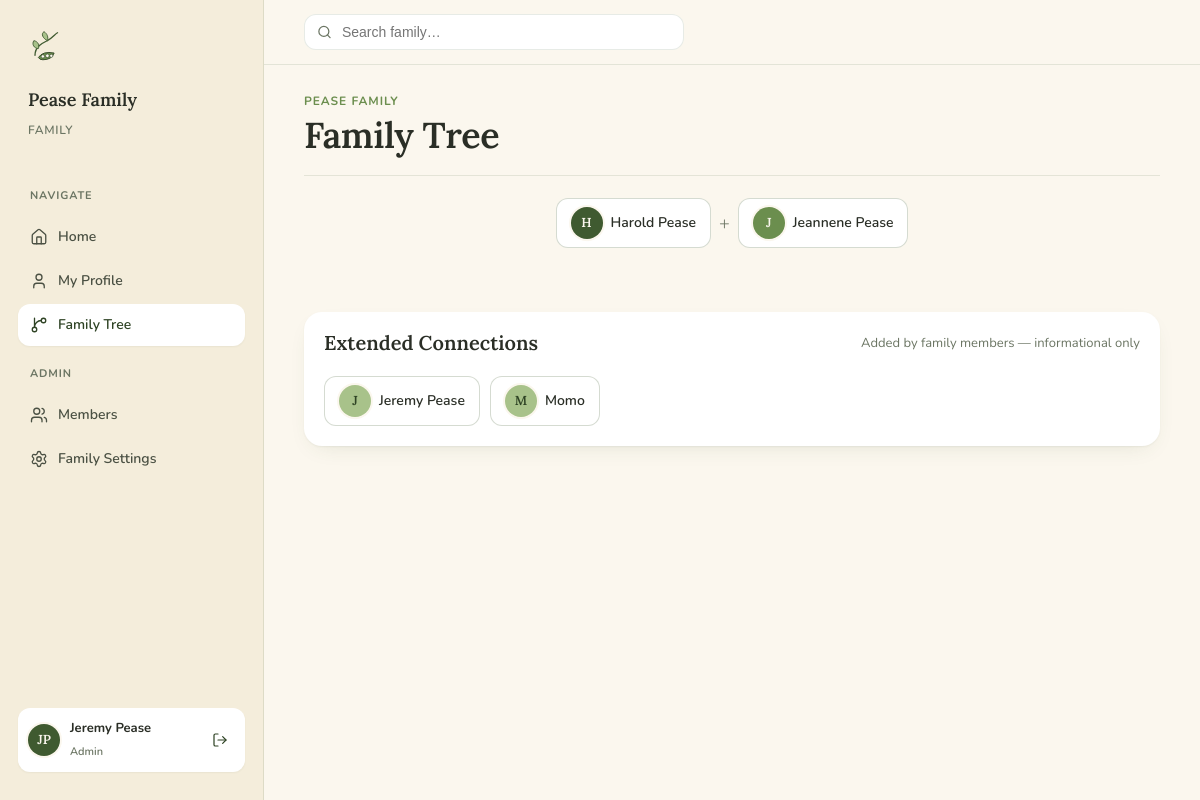
The app's page /family/tree (signed in) with its own data.
### app/models.py (models this page shows, shortened)
class Family(db.Model):
    __tablename__ = 'families'
    id = db.Column(db.Integer, primary_key=True)
    name = db.Column(db.String(100), nullable=False)
    created_at = db.Column(db.DateTime, default=datetime.utcnow)
    patriarch_id = db.Column(db.Integer, db.ForeignKey('people.id'), nullable=True)
    matriarch_id = db.Column(db.Integer, db.ForeignKey('people.id'), nullable=True)
    people = db.relationship('Person', back_populates='family', foreign_keys='Person.family_id')
    users = db.relationship('User', back_populates='family', foreign_keys='User.family_id')
    patriarch = db.relationship('Person', foreign_keys=[patriarch_id])
    matriarch = db.relationship('Person', foreign_keys=[matriarch_id])

class User(UserMixin, db.Model):
    __tablename__ = 'users'
    id = db.Column(db.Integer, primary_key=True)
    family_id = db.Column(db.Integer, db.ForeignKey('families.id'), nullable=False)
    email = db.Column(db.String(120), unique=True, nullable=False)
    password_hash = db.Column(db.String(256), nullable=False)
    first_name = db.Column(db.String(50), nullable=False)
    last_name = db.Column(db.String(50), nullable=False)
    phone = db.Column(db.String(20))
    email_verified = db.Column(db.Boolean, default=False)
    verification_token = db.Column(db.String(100))
    verification_token_expiry = db.Column(db.DateTime)
    status = db.Column(db.String(20), default='pending')  # pending/approved/rejected/invited
    approved_by_id = db.Column(db.Integer, db.ForeignKey('users.id'))
    approved_date = db.Column(db.Date)
    is_admin = db.Column(db.Boolean, default=False)
    is_delegate = db.Column(db.Boolean, default=False)
    person_id = db.Column(db.Integer, db.ForeignKey('people.id'))
    person = db.relationship('Person', back_populates='user')
    family = db.relationship('Family', back_populates='users')
    invitation_token = db.Column(db.String(100))
    invitation_token_expiry = db.Column(db.DateTime)
    invited_by_id = db.Column(db.Integer, db.ForeignKey('users.id'))
    reset_token = db.Column(db.String(100))
    reset_token_expiry = db.Column(db.DateTime)
    def get_full_name(self):
        return f"{self.first_name} {self.last_name}"

class Person(db.Model):
    __tablename__ = 'people'
    id = db.Column(db.Integer, primary_key=True)
    family_id = db.Column(db.Integer, db.ForeignKey('families.id'), nullable=False)
    name = db.Column(db.String(100), nullable=False)
    gender = db.Column(db.String(10))
    birthday = db.Column(db.Date)
    nickname = db.Column(db.String(50))
    birthplace = db.Column(db.String(100))
    maiden_name = db.Column(db.String(100))
    deathday = db.Column(db.Date)
    deathplace = db.Column(db.String(100))
    occupation = db.Column(db.String(100))
    email = db.Column(db.String(120))
    phone = db.Column(db.String(20))
    photo_path = db.Column(db.String(200))
    notes = db.Column(db.Text)
    family = db.relationship('Family', back_populates='people', foreign_keys='Person.family_id')
    children = db.relationship(
        'Person',
        secondary=parent_child,
        primaryjoin=id == parent_child.c.parent_id,
        secondaryjoin=id == parent_child.c.child_id,
        backref='parents'
    )
    user = db.relationship('User', back_populates='person', uselist=False)
    def get_display_name(self):
        return self.nickname if self.nickname else self.name

### app/routes.py (the view)
@main.route('/family/tree')
@login_required
def family_tree():
    family = current_user.family
    patriarch = family.patriarch
    matriarch = family.matriarch
    if not patriarch and not matriarch:
        flash('Set a founding couple in Family Settings first.', 'info')
        return redirect(url_for('main.index'))
    visited = set()
    if patriarch:
        visited.add(patriarch.id)
    if matriarch:
        visited.add(matriarch.id)
    all_root_children = list(patriarch.children if patriarch else [])
    if matriarch:
        for c in matriarch.children:
            if c not in all_root_children:
                all_root_children.append(c)
    all_root_children = [c for c in all_root_children if c.family_id == current_user.family_id]
    all_root_children.sort(key=lambda c: c.birthday or date.max)
    tree = {
        "person": patriarch or matriarch,
        "spouse": matriarch if patriarch else None,
        "children": [n for c in all_root_children if (n := build_tree_node(c, current_user.family_id, visited))]
    }
    core_ids = get_core_ids(tree)
    all_people = Person.query.filter_by(family_id=current_user.family_id).all()
    extended = [p for p in all_people if p.id not in core_ids]
    return render_template('family_tree.html', tree=tree, extended=extended, family=family)

### app/models.py (called while the page is built)
@login_manager.user_loader
def load_user(user_id):
    return db.session.get(User, int(user_id))

### app/routes.py (called while the page is built)
def get_core_ids(node):
    if not node:
        return set()
    ids = {node['person'].id}
    if node['spouse']:
        ids.add(node['spouse'].id)
    for child in node['children']:
        ids |= get_core_ids(child)
    return ids

### app/templates/family_tree.html (shortened to what this page needs)
{% extends "base.html" %}
{% block content %}
<div class="page-head">
    <div>
        <div class="eyebrow">{{ family.name }}</div>
        <h1>Family Tree</h1>
    </div>
</div>
{% macro render_node(node) %}
<div class="tree-branch">
    <div class="tree-couple">
        <a href="/person/{{ node.person.id }}" class="tree-card">
            <div class="av av-sm" style="background:var(--vine);">{{ node.person.name[0] }}</div>
            <span>{{ node.person.get_display_name() }}</span>
        </a>
        {% if node.spouse %}
        <span class="tree-connector">+</span>
        <a href="/person/{{ node.spouse.id }}" class="tree-card">
            <div class="av av-sm" style="background:var(--pea);">{{ node.spouse.name[0] }}</div>
            <span>{{ node.spouse.get_display_name() }}</span>
        </a>
        {% endif %}
    </div>
</div>
{% endmacro %}
<div class="tree-wrap">
    {% if tree %}
    {{ render_node(tree) }}
    {% else %}
    <div class="card" style="max-width:480px;">
        <p style="color:var(--text-muted);">No tree data available. Set a founding couple in
            <a href="/admin/family">Family Settings</a> to get started.
        </p>
    </div>
    {% endif %}
</div>
{% if extended %}
<div class="card" style="margin-top: 40px;">
    <div class="card-header">
        <h3>Extended Connections</h3>
        <span style="font-size:13px;color:var(--text-muted);">Added by family members — informational only</span>
    </div>
    <div style="display:flex;flex-wrap:wrap;gap:10px;padding-top:4px;">
        {% for person in extended %}
        <a href="/person/{{ person.id }}" class="tree-card">
            <div class="av av-sm" style="background:var(--sprout);color:var(--vine-deep);">{{ person.name[0] }}</div>
            <span>{{ person.get_display_name() }}</span>
        </a>
        {% endfor %}
    </div>
</div>
{% endif %}
{% endblock %}

### app/templates/base.html (shortened to what this page needs)
<!DOCTYPE html>
<html lang="en">
<head>
    <link rel="stylesheet" href="{{ url_for('static', filename='css/peavines.css') }}">
</head>
<body>
{% if current_user.is_authenticated %}
<div class="shell">
    <aside class="sidebar">
        <div class="brand">
            <img src="{{ url_for('static', filename='assets/peavines-mark.svg') }}" alt="Peavines">
        </div>
        <div class="family-name">{{ current_user.family.name }}</div>
        <div class="family-meta">Family</div>
        <nav class="nav">
            <div class="nav-section">Navigate</div>
            <a href="/" {% if request.path == '/' %}class="active"{% endif %}>
                <i data-lucide="home"></i> Home
            </a>
            <a href="/profile" {% if request.path == '/profile' %}class="active"{% endif %}>
                <i data-lucide="user"></i> My Profile
            </a>
            <a href="/family/tree" {% if request.path == '/family/tree' %}class="active"{% endif %}>
                <i data-lucide="git-branch"></i> Family Tree
            </a>
            {% if current_user.is_admin %}
            <div class="nav-section">Admin</div>
            <a href="/admin/users" {% if request.path.startswith('/admin') and request.path != '/admin/family' %}class="active"{% endif %}>
                <i data-lucide="users"></i> Members
            </a>
            <a href="/admin/family" {% if request.path == '/admin/family' %}class="active"{% endif %}>
                <i data-lucide="settings"></i> Family Settings
            </a>
            {% endif %}
        </nav>
        <div class="user-chip">
            <div class="av av-sm" style="background: var(--vine);">{{ current_user.first_name[0] }}{{ current_user.last_name[0] }}</div>
            <div>
                <div class="name">{{ current_user.get_full_name() }}</div>
                <div class="role">{% if current_user.is_admin %}Admin{% else %}Member{% endif %}</div>
            </div>
            <form method="POST" action="/logout" style="margin-left: auto;">
                <button type="submit" class="btn btn-ghost btn-sm" title="Sign out" style="padding: 6px;">
                    <i data-lucide="log-out"></i>
                </button>
            </form>
        </div>
    </aside>
    <div class="canvas">
        <header class="topbar">
            <form action="/search" method="GET" class="search">
                <i data-lucide="search"></i>
                <input type="text" name="q" placeholder="Search family…"
                       value="{{ request.args.get('q', '') }}"
                       autocomplete="off" style="background:none;border:none;outline:none;font-size:14px;color:inherit;width:100%;">
            </form>
        </header>
        <div class="canvas-inner">
{% endif %}
{% block content %}{% endblock %}
{% if current_user.is_authenticated %}
        </div>
    </div>
</div>
{% endif %}
</body>
</html>

### records on screen
Family: family.name "Pease Family", name "PEASE FAMILY"
User: first_name "J", last_name "P", get_full_name "Jeremy Pease"
Person: person "H", person.get_display_name "Harold Pease"
Person: spouse "J", spouse.get_display_name "Jeannene Pease"
Person: name "J", get_display_name "Jeremy Pease"
Person: name "M", get_display_name "Momo"
